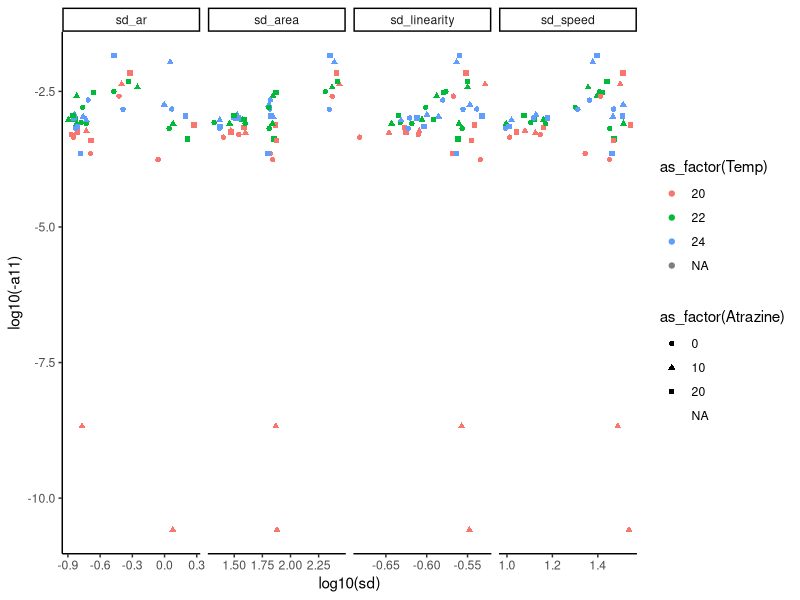

This figure's R source:
library(tidyverse)
data <- read.csv("ciliates/DIVERCE_TdB_Ciliates_Traits.csv") %>%
  group_by(ID_spec, Temp, Atrazine) %>%
  summarise_all(mean, na.rm=T) %>%
  select(contains(c("sd_", "ID", "Temp", "Atrazine", "r1", "a11"))) %>%
  pivot_longer(contains(c("sd_")), names_to = "trait", values_to= "sd") %>%
  filter(!grepl('Spiro', ID_spec))

ggplot(data) + 
  theme_classic() + 
  aes(x=log10(sd), y=log10(-a11), 
      col=as_factor(Temp), pch=as_factor(Atrazine)) + 
  geom_point() + 
  facet_grid(cols = vars(trait), scales="free") #, rows = vars(ID_spec)

